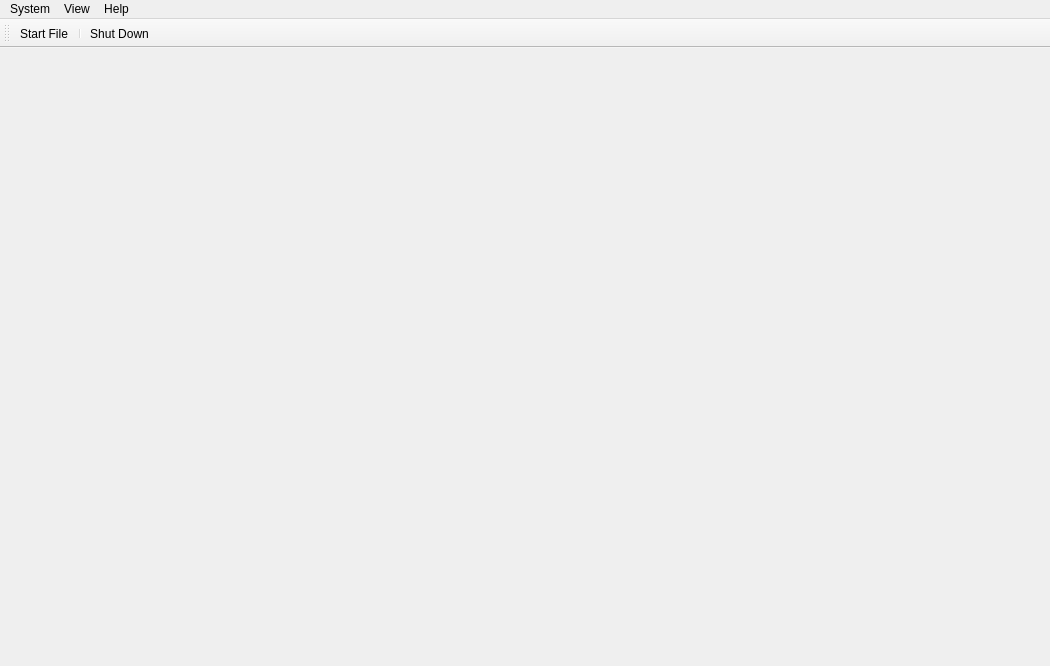
<?xml version="1.0" encoding="UTF-8"?>
<ui version="4.0">
 <class>MainWindow</class>
 <widget class="QMainWindow" name="MainWindow">
  <property name="geometry">
   <rect>
    <x>0</x>
    <y>0</y>
    <width>1050</width>
    <height>666</height>
   </rect>
  </property>
  <property name="windowTitle">
   <string>nxbx</string>
  </property>
  <widget class="QWidget" name="centralwidget"/>
  <widget class="QMenuBar" name="menubar">
   <property name="geometry">
    <rect>
     <x>0</x>
     <y>0</y>
     <width>1050</width>
     <height>22</height>
    </rect>
   </property>
   <widget class="QMenu" name="menuSystem">
    <property name="title">
     <string>System</string>
    </property>
    <addaction name="actionStartFile"/>
    <addaction name="separator"/>
    <addaction name="actionPowerOff"/>
    <addaction name="separator"/>
    <addaction name="actionExit"/>
   </widget>
   <widget class="QMenu" name="menuView">
    <property name="title">
     <string>View</string>
    </property>
    <addaction name="actionViewToolbar"/>
   </widget>
   <widget class="QMenu" name="menuHelp">
    <property name="title">
     <string>Help</string>
    </property>
    <addaction name="actionGitHubRepository"/>
    <addaction name="separator"/>
    <addaction name="actionAboutQt"/>
   </widget>
   <addaction name="menuSystem"/>
   <addaction name="menuView"/>
   <addaction name="menuHelp"/>
  </widget>
  <widget class="QToolBar" name="toolBar">
   <property name="windowTitle">
    <string>toolBar</string>
   </property>
   <attribute name="toolBarArea">
    <enum>TopToolBarArea</enum>
   </attribute>
   <attribute name="toolBarBreak">
    <bool>false</bool>
   </attribute>
   <addaction name="actionToolbarStartFile"/>
   <addaction name="separator"/>
   <addaction name="actionToolbarPowerOff"/>
  </widget>
  <action name="actionStartFile">
   <property name="text">
    <string>Start File</string>
   </property>
  </action>
  <action name="actionPowerOff">
   <property name="text">
    <string>Shut Down</string>
   </property>
  </action>
  <action name="actionExit">
   <property name="text">
    <string>Exit</string>
   </property>
  </action>
  <action name="actionViewToolbar">
   <property name="checkable">
    <bool>true</bool>
   </property>
   <property name="checked">
    <bool>true</bool>
   </property>
   <property name="text">
    <string>Toolbar</string>
   </property>
  </action>
  <action name="actionGitHubRepository">
   <property name="text">
    <string>GitHub Repository...</string>
   </property>
  </action>
  <action name="actionAboutQt">
   <property name="text">
    <string>About Qt...</string>
   </property>
  </action>
  <action name="actionToolbarStartFile">
   <property name="text">
    <string>Start File</string>
   </property>
   <property name="menuRole">
    <enum>QAction::MenuRole::NoRole</enum>
   </property>
  </action>
  <action name="actionToolbarPowerOff">
   <property name="text">
    <string>Shut Down</string>
   </property>
   <property name="menuRole">
    <enum>QAction::MenuRole::NoRole</enum>
   </property>
  </action>
 </widget>
 <resources/>
 <connections/>
</ui>
